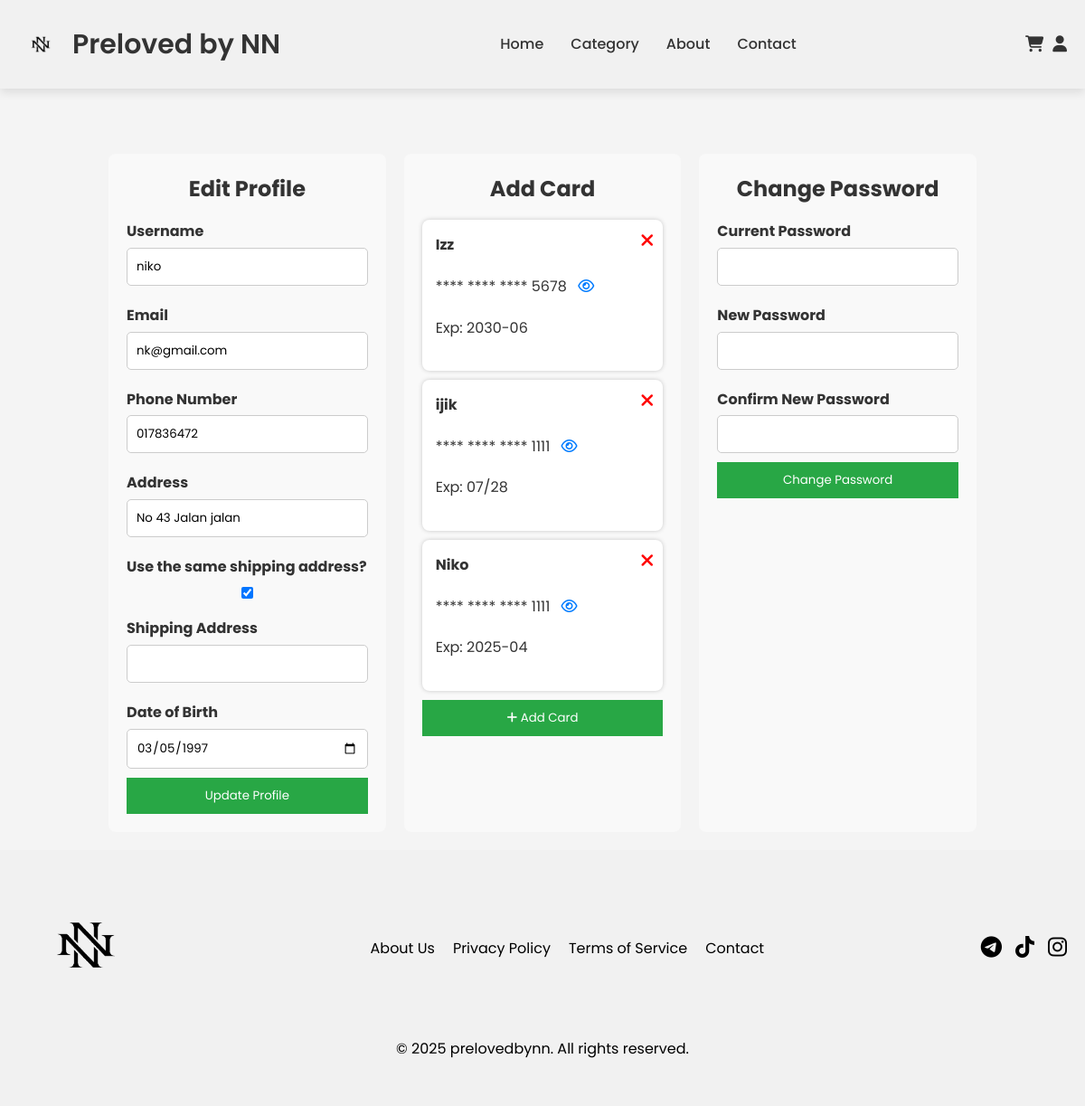
The app's page /profile.php (signed in) with its own data.
### tables this page shows
CREATE TABLE `users` (
  `user_id` int(11) NOT NULL,
  `username` varchar(50) NOT NULL,
  `password` varchar(255) NOT NULL,
  `email` varchar(255) NOT NULL,
  `nophone` varchar(15) DEFAULT NULL,
  `address` text DEFAULT NULL,
  `userType` enum('admin','customer') DEFAULT 'customer',
  `profile_picture` varchar(255) DEFAULT NULL,
  `dob` date DEFAULT NULL,
  `shipping_address` text DEFAULT NULL,
  `reset_token` varchar(255) DEFAULT NULL,
  `status` enum('active','inactive') DEFAULT 'active',
  `last_login` datetime DEFAULT NULL,
  `created_at` datetime DEFAULT current_timestamp(),
  `updated_at` datetime DEFAULT current_timestamp() ON UPDATE current_timestamp()
);

CREATE TABLE `user_cards` (
  `user_id` int(11) NOT NULL,
  `card_name` varchar(255) NOT NULL,
  `card_number` varchar(255) NOT NULL,
  `expiry_date` varchar(7) NOT NULL,
  `cvv` varchar(4) NOT NULL,
  `card_id` int(11) NOT NULL
);

### profile.php (the view, shortened to what this page needs)
<?php
include 'components/nav.php';
include 'config/conn.php';
$user_id = $_SESSION['user_id'];
$queryUser = "SELECT username, email, nophone, address, dob, shipping_address FROM users WHERE user_id = '$user_id'";
$resultUser = mysqli_query($conn, $queryUser);
$user = mysqli_fetch_assoc($resultUser);
$queryCards = "SELECT * FROM user_cards WHERE user_id = '$user_id'";
$resultCards = mysqli_query($conn, $queryCards);
?>
<!DOCTYPE html>
<html lang="en">
<head>
    <link rel="stylesheet" href="styles/style.css">
    <link rel="stylesheet" href="https://cdnjs.cloudflare.com/ajax/libs/font-awesome/6.0.0/css/all.min.css">
</head>
<body>
    <div class="profile-container">
        <div class="profile-section">
            <h2>Edit Profile</h2>
            <form id="updateProfileForm">
                <label>Username</label>
                <input type="text" name="username" value="<?= htmlspecialchars($user['username']); ?>" required>
                <label>Email</label>
                <input type="email" name="email" value="<?= htmlspecialchars($user['email']); ?>" required>
                <label>Phone Number</label>
                <input type="text" name="nophone" value="<?= htmlspecialchars($user['nophone']); ?>" required>
                <label>Address</label>
                <input type="text" name="address" id="address" value="<?= htmlspecialchars($user['address']); ?>" required oninput="copyAddress()">
                <label>Use the same shipping address?</label>
                <input type="checkbox" id="sameAddress" checked onclick="toggleShipping()">
                <label>Shipping Address</label>
                <input type="text" name="shipping_address" id="shipping_address" value="<?= htmlspecialchars($user['shipping_address'] ?? ''); ?>">
                <label>Date of Birth</label>
                <input type="date" name="dob" value="<?= htmlspecialchars($user['dob']); ?>" required>
                <button type="submit">Update Profile</button>
            </form>
        </div>
        <div class="card-section">
            <h2>Add Card</h2>
            <div id="cardsContainer">
                <?php while ($card = mysqli_fetch_assoc($resultCards)) { ?>
                    <div class="card">
                        <button class="delete-card" onclick="deleteCard(<?= $card['card_id']; ?>)">
                            <i class="fa fa-times"></i>
                        </button>
                        <p><strong><?= htmlspecialchars($card['card_name']); ?></strong></p>
                        <p>
                            <span class="card-number" data-full="<?= htmlspecialchars($card['card_number']); ?>">
                                **** **** **** <?= substr($card['card_number'], -4); ?>
                            </span>
                            <i class="fa fa-eye toggle-eye" onclick="toggleCardNumber(this)"></i>
                        </p>
                        <p>Exp: <?= htmlspecialchars($card['expiry_date']); ?></p>
                    </div>
                <?php } ?>
            </div>
            <button class="add-card-btn" onclick="addCardForm()"><i class="fas fa-plus"></i> Add Card</button>
        </div>
        <div class="profile-section">
            <h2>Change Password</h2>
            <form id="changePasswordForm">
                <label>Current Password</label>
                <input type="password" name="current_password" required>
                <label>New Password</label>
                <input type="password" name="new_password" required>
                <label>Confirm New Password</label>
                <input type="password" name="confirm_password" required>
                <button type="submit">Change Password</button>
            </form>
        </div>
    </div>
    <?php include 'components/footer.php'; ?>
</body>
</html>

### components/nav.php (shortened to what this page needs)
<!DOCTYPE html>
<html lang="en">
<head>
    <link rel="stylesheet" href="https://cdnjs.cloudflare.com/ajax/libs/font-awesome/6.0.0/css/all.min.css">
</head>
<body>
    <nav>
        <div class="logo">
            <img src="assets/logo2.png" alt="logo">
            <h1>Preloved by NN</h1>
        </div>
        <ul class="nav-links">
            <li><a href="index.php">Home</a></li>
            <li>
                <a href="#">Category</a>
            </li>
            <li><a href="about_us.php">About</a></li>
            <li><a href="contact_us.php">Contact</a></li>
        </ul>
        <div class="icons">
            <div class="cart-icon" id="add-to-cart-icon">
                <i class="fas fa-shopping-cart"></i>
            </div>
            <div class="user-icon" id="user-icon">
                <i class="fas fa-user"></i>
            </div>
        </div>
    </nav>
</body>
</html>

### components/footer.php (shortened to what this page needs)
<!DOCTYPE html>
<html lang="en">
<head>
</head>
<body>
    <footer class="footer">
        <div class="footer-content">
            <div class="footer-logo">
                <img src="assets/logo2.png" alt="Logo" />
            </div>
            <div class="footer-links">
                <ul>
                    <li><a href="about_us.php">About Us</a></li>
                    <li><a href="privacy_policy.php">Privacy Policy</a></li>
                    <li><a href="terms_of_service.php">Terms of Service</a></li>
                    <li><a href="contact_us.php">Contact</a></li>
                </ul>
            </div>
            <div class="footer-social">
                <a href="https://t.me/shoppingwithnns" class="social-icon"><i class="fab fa-telegram"></i></a>
                <a href="https://www.tiktok.com/@psbynn._?_t=ZS-8uwPpSbgG8O&_r=1" class="social-icon"><i class="fab fa-tiktok"></i></a>
                <a href="https://www.instagram.com/preloved.bynn_?utm_source=ig_web_button_share_sheet&igsh=ZDNlZDc0MzIxNw==" class="social-icon"><i class="fab fa-instagram"></i></a>
            </div>
        </div>
        <div class="footer-bottom">
            <p>&copy; 2025 prelovedbynn. All rights reserved.</p>
        </div>
    </footer>
</body>
</html>

### styles/style.css (style rules this page uses)
* { margin: 0; padding: 0; box-sizing: border-box; font-family: 'Poppins', sans-serif; }
body { margin-top: 80px; }
h1 { font-size: 3rem; margin-bottom: 10px; }
p { font-size: 1.2rem; margin-bottom: 20px; }
h2 { text-align: center; }
p { text-align: center; font-size: 16px; }
* { margin: 0; padding: 0; box-sizing: border-box; }
body { font-family: 'Arial', sans-serif; background-color: #f4f4f4; color: #333; line-height: 1.6; }
.profile-container { display: flex; justify-content: space-between; width: 80%; margin: 20px auto; gap: 20px; }
.profile-section { flex: 1; padding: 20px; background: #f9f9f9; border-radius: 8px; }
.card-section { flex: 1; padding: 20px; background: #f9f9f9; border-radius: 8px; }
.profile-section h2, .card-section h2 { margin-bottom: 15px; }
.profile-section label { display: block; margin: 10px 0 5px; font-weight: bold; }
.profile-section input { width: 100%; padding: 10px; margin-bottom: 10px; border: 1px solid #ccc; border-radius: 5px; }
.profile-section button { background: #28a745; color: white; border: none; padding: 10px; cursor: pointer; width: 100%; }
.card { position: relative; background: white; padding: 15px; margin-bottom: 10px; border-radius: 8px; box-shadow: 0px 0px 5px rgba(0, 0, 0, 0.2); display: flex; flex-direction: column; align-items: flex-start; position: relative; }
.card-section .add-card-btn { background: #28a745; color: white; border: none; padding: 10px; cursor: pointer; width: 100%; }
.delete-card { position: absolute; top: 10px; right: 10px; background: none; border: none; color: red; font-size: 18px; cursor: pointer; }
.delete-card i { font-size: 20px; }
.card-number { font-size: 16px; }
.toggle-eye { cursor: pointer; margin-left: 8px; color: #007bff; }

### components/nav.php (style rules this page uses)
body { margin: 0; font-family: 'Poppins', sans-serif; background-color: #F8F9FA; color: #333; padding-top: 70px; }
nav { display: flex; justify-content: space-between; align-items: center; background: #f1f1f1; padding: 15px 20px; position: fixed; width: 100%; top: 0; left: 0; box-shadow: 0 4px 10px rgba(0, 0, 0, 0.1); z-index: 1000; }
.logo { display: flex; align-items: center; gap: 10px; }
.logo img { width: 50px; height: 50px; border-radius: 50%; }
.logo h1 { margin-top: 10px; font-size: 30px; font-weight: 600; }
.nav-links { display: flex; list-style: none; flex-grow: 1; justify-content: center; }
.nav-links li { margin: 0 15px; position: relative; }
.nav-links a { text-decoration: none; color: #333; font-weight: 500; transition: color 0.3s ease; }
.icons { display: flex; align-items: center; }
.cart-icon, .user-icon { font-size: 18px; cursor: pointer; margin-left: 10px; transition: color 0.3s ease; }
.user-icon { position: relative; cursor: pointer; }

### components/footer.php (style rules this page uses)
.footer { background-color: #f1f1f1; color: black; padding: 30px 0; text-align: center; }
.footer-content { display: flex; justify-content: space-between; align-items: center; max-width: 1200px; margin: 0 auto; padding: 0 20px; flex-wrap: wrap; }
.footer-logo img { width: 150px; }
.footer-links ul { list-style-type: none; padding: 0; margin: 0; display: flex; gap: 20px; }
.footer-links a { color: black; text-decoration: none; font-size: 1rem; transition: color 0.3s ease-in-out; }
.footer-social { display: flex; gap: 15px; }
.footer-social a { color: black; font-size: 1.5rem; transition: color 0.3s ease-in-out; }
.footer-bottom { margin-top: 20px; font-size: 0.9rem; }

### records on screen
users: username "niko", email "nk@gmail.com", nophone "017836472", address "No 43 Jalan jalan", dob "03/05/1997"
user_cards: card_name "Izz", card_number "5678", expiry_date "2030-06"
user_cards: card_name "ijik", card_number "1111", expiry_date "07/28"
user_cards: card_name "Niko", card_number "1111", expiry_date "2025-04"
